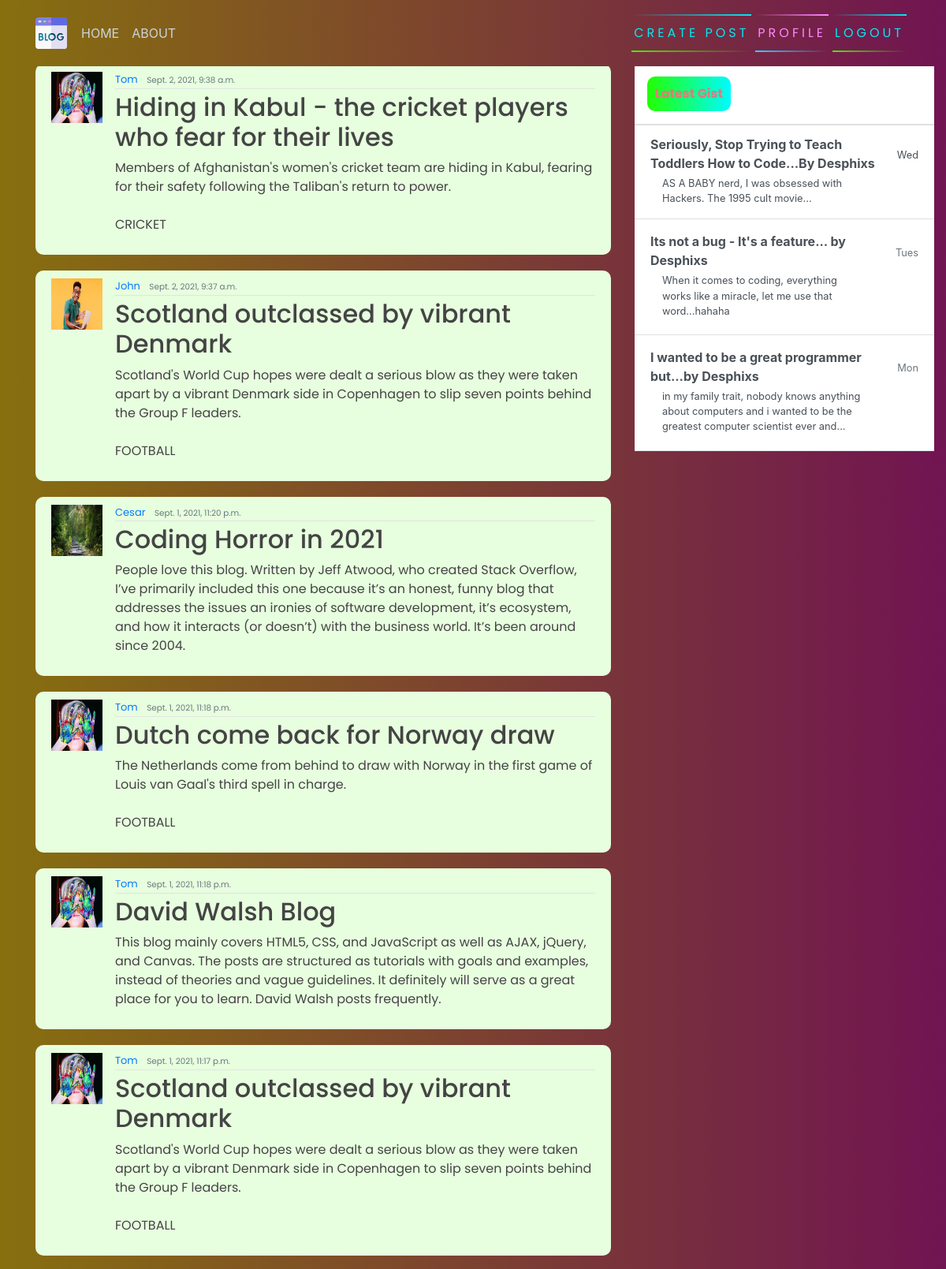
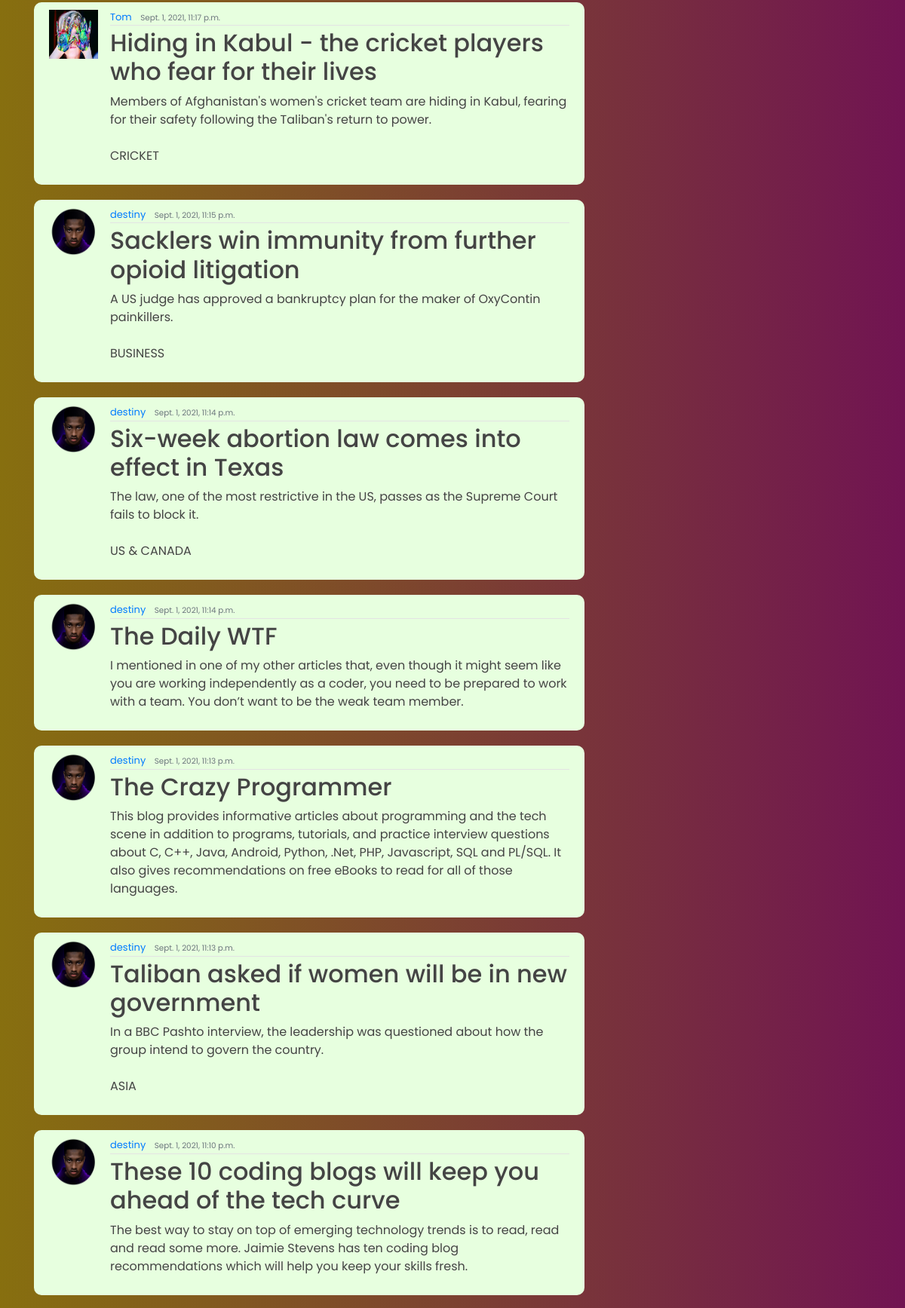
/ (signed in, upper part), run on the app's committed database (2 pictures, top to bottom).
### blog/models.py (models this page shows, shortened)
class Post(models.Model):
    title = models.CharField(max_length=200)
    content = models.TextField()
    date_posted = models.DateTimeField(default=timezone.now)
    author = models.ForeignKey(User, on_delete=models.CASCADE)

### users/models.py (models this page shows, shortened)
class Profile(models.Model):
    user = models.OneToOneField(User, on_delete=models.CASCADE)
    image = models.ImageField(default='default.jpg', upload_to='profile_pics')

### blog/views.py (the view)
# urls.py: path('', PostListView.as_view(), name="blog-home"),
class PostListView(LoginRequiredMixin, ListView):
    model = Post
    template_name = 'blog/home.html'
    context_object_name = 'posts'
    ordering = ["-date_posted"]

### blog/templates/blog/home.html
{% extends 'blog/base.html' %}
{% block content %}
    {% for posts in posts %}
        <article class="media content-section">
            <img class="rounded-cirlce article-img" src="{{ posts.author.profile.image.url }}" alt="">
            <div class="media-body">
              <div class="article-metadata">
                <a class="mr-2" href="#">{{ posts.author }}</a>
                <small class="text-muted">{{ posts.date_posted }}</small>
              </div>
              <h2><a class="article-title" href="{% url 'blog-detail' posts.id %}">{{ posts.title }}</a></h2>
              <p class="article-content">{{ posts.content }}</p>
            </div>
            <br>
          </article>
    {% endfor  %}
{% endblock content %}

### blog/templates/blog/base.html (shortened to what this page needs)
{% load static %}
<!DOCTYPE html>
<html>
<head>
    <link rel="stylesheet" href="https://maxcdn.bootstrapcdn.com/bootstrap/4.0.0/css/bootstrap.min.css">
    <link rel="stylesheet" href="{% static 'blog/main.css' %}">
</head>
<body>
    <header class="site-header">
      <nav class="navbar navbar-expand-md navbar-dark bg-steel fixed-top">
        <div class="container">
          <div class="collapse navbar-collapse" id="navbarToggle">
            <div class="navbar-nav mr-auto">
                {% if user.is_authenticated %}
              <a class="nav-item nav-link" href="{% url 'blog-home' %}">HOME</a>
              <a class="nav-item nav-link" href="{% url 'blog-about' %}">ABOUT</a>
            </div>
            <div class="navbar-nav">
                <a href="{% url 'blog-new' %}" id="auth-links">
                <span></span>
                <span></span>
                Create Post
            </a>
                <a href="{% url 'profile' %}" id="auth-links">
                <span></span>
                <span></span>
                Profile
            </a>
                <a href="{% url 'logout' %}" id="auth-links">
                <span></span>
                <span></span>
                Logout
            </a>
                {% endif %}
            </div>
          </div>
        </div>
      </nav>
    </header>
    <main role="main" class="container">
      <div class="row">
          <div class="col-md-8">
          </div>
        <div class="col-md-8">
           {% block content %}{% endblock %}
        </div>
        <div class="col-md-4">
          <div class="content-sectionw">
            <div class="d-flex flex-column align-items-stretch flex-shrink-0 bg-white" style="width: 380px;" style="padding-top: 120px;">
                <a id="list-group" style="text-decoration: none;" href="" class="d-flex align-items-center flex-shrink-0 p-3 link-dark text-decoration-none border-bottom">
                  <span class="fs-5 fw-semibold" id="gist-btn">Latest Gist</span>
                </a>
                <div class="list-group list-group-flush border-bottom scrollarea">
                  <a href="#" class="list-group-item list-group-item-action  lh-tight" aria-current="true">
                    <div class="d-flex w-100 align-items-center justify-content-between">
                      <strong class="mb-1">Seriously, Stop Trying to Teach Toddlers How to Code...By Desphixs
                    </strong>
                      <small>Wed</small>
                    </div>
                    <div class="col-10 mb-1 small">AS A BABY nerd, I was obsessed with Hackers. The 1995 cult movie... </div>
                  </a>
                  <a href="#" class="list-group-item list-group-item-action py-3 lh-tight">
                    <div class="d-flex w-100 align-items-center justify-content-between">
                      <strong class="mb-1">Its not a bug - It's a feature... by Desphixs</strong>
                      <small class="text-muted">Tues</small>
                    </div>
                    <div class="col-10 mb-1 small">When it comes to coding, everything works like a miracle, let me use that word...hahaha</div>
                  </a>
                  <a href="#" class="list-group-item list-group-item-action py-3 lh-tight">
                    <div class="d-flex w-100 align-items-center justify-content-between">
                      <strong class="mb-1">I wanted to be a great programmer but...by Desphixs</strong>
                      <small class="text-muted">Mon</small>
                    </div>
                    <div class="col-10 mb-1 small">in my family trait, nobody knows anything about computers and i wanted to be the greatest computer scientist ever and...</div>
                  </a>
                </div>
              </div>
          </div>
        </div>
      </div>
    </main>
</body>
</html>

### blog/static/blog/main.css (style rules this page uses)
body { background: linear-gradient(270deg, rgb(113, 20, 82) 0%, rgb(135, 111, 15) 100%); margin-top: 5rem; background-size: contain; background-repeat: no-repeat; }
h1, h2, h3, h4, h5, h6, p { color: #444444; font-family: 'Poppins', sans-serif; }
.bg-steel { background: linear-gradient(270deg, rgb(113, 20, 82) 0%, rgb(135, 111, 15) 100%); }
.site-header .navbar-nav .nav-link { color: #cbd5db; }
.content-section { background: #e7ffdf; padding: 10px 20px; border-radius: 10px; margin-bottom: 20px; }
.article-title { color: #444444; }
.article-content { white-space: pre-line; }
.article-img { height: 65px; width: 65px; margin-right: 16px; }
.article-metadata { font-family: 'Poppins', sans-serif; padding-bottom: 1px; margin-bottom: 4px; font-size: 13px; border-bottom: 1px solid #e3e3e3 }
svg { width: 50px; height: 50px; }
#auth-links { font-family: 'Poppins', sans-serif; position: relative; display: inline-block; padding: 12px 3px; margin: 10px 0; color: #03e9f4; text-decoration: none; text-transform: uppercase; transition: 0.5s; letter-spacing: 4px; overflow: hidden; margin-right: 5px; }
#auth-links:nth-child(2) { filter: hue-rotate(110deg); }
#auth-links span { position: absolute; display: block; }
#auth-links span:nth-child(1) { top: 0; left: 0; width: 100%; height: 2px; background: linear-gradient(90deg,transparent,#03e9f4); animation: animate1 1s linear infinite; }
#auth-links span:nth-child(3) { bottom: 0; right: 0; width: 100%; height: 2px; background: linear-gradient(270deg,transparent,#4ced06); animation: animate3 1s linear infinite; animation-delay: 0.50s; }
#gist-btn { color: rgb(108, 47, 47); background: linear-gradient(270deg, rgb(0, 251, 255) 0%, rgb(34, 255, 0) 100%); padding: 10px; color: rgb(227, 121, 121); font-family: 'Poppins', sans-serif; font-weight: bold; border-radius: 10px; }

### data on the page
Post: author.profile.image (picture), author "Tom", date_posted "Sept. 2, 2021, 9:38 a.m.", title "Hiding in Kabul - the cricket players who fear for their lives", content "Members of Afghanistan's women's cricket team are hiding in Kabul, fearing for their safety following the Taliban's return to power. CRICKET"
Post: author.profile.image (picture), author "John", date_posted "Sept. 2, 2021, 9:37 a.m.", title "Scotland outclassed by vibrant Denmark", content "Scotland's World Cup hopes were dealt a serious blow as they were taken apart by a vibrant Denmark side in Copenhagen to slip seven points behind the Group F leaders. FOOTBALL"
Post: author.profile.image (picture), author "Cesar", date_posted "Sept. 1, 2021, 11:20 p.m.", title "Coding Horror in 2021", content "People love this blog. Written by Jeff Atwood, who created Stack Overflow, I’ve primarily included this one because it’s an honest, funny blog that addresses the issues an ironies of software development, it’s ecosystem, and how it interacts (or doesn’t) with the business world. It’s been around since 2004."
Post: author.profile.image (picture), author "Tom", date_posted "Sept. 1, 2021, 11:18 p.m.", title "Dutch come back for Norway draw", content "The Netherlands come from behind to draw with Norway in the first game of Louis van Gaal's third spell in charge. FOOTBALL"
Post: author.profile.image (picture), author "Tom", date_posted "Sept. 1, 2021, 11:18 p.m.", title "David Walsh Blog", content "This blog mainly covers HTML5, CSS, and JavaScript as well as AJAX, jQuery, and Canvas. The posts are structured as tutorials with goals and examples, instead of theories and vague guidelines. It definitely will serve as a great place for you to learn. David Walsh posts frequently."
Post: author.profile.image (picture), author "Tom", date_posted "Sept. 1, 2021, 11:17 p.m.", title "Scotland outclassed by vibrant Denmark", content "Scotland's World Cup hopes were dealt a serious blow as they were taken apart by a vibrant Denmark side in Copenhagen to slip seven points behind the Group F leaders. FOOTBALL"
Post: author.profile.image (picture), author "Tom", date_posted "Sept. 1, 2021, 11:17 p.m.", title "Hiding in Kabul - the cricket players who fear for their lives", content "Members of Afghanistan's women's cricket team are hiding in Kabul, fearing for their safety following the Taliban's return to power. CRICKET"
Post: author.profile.image (picture), author "destiny", date_posted "Sept. 1, 2021, 11:15 p.m.", title "Sacklers win immunity from further opioid litigation", content "A US judge has approved a bankruptcy plan for the maker of OxyContin painkillers. BUSINESS"
Post: author.profile.image (picture), author "destiny", date_posted "Sept. 1, 2021, 11:14 p.m.", title "Six-week abortion law comes into effect in Texas", content "The law, one of the most restrictive in the US, passes as the Supreme Court fails to block it. US & CANADA"
Post: author.profile.image (picture), author "destiny", date_posted "Sept. 1, 2021, 11:14 p.m.", title "The Daily WTF", content "I mentioned in one of my other articles that, even though it might seem like you are working independently as a coder, you need to be prepared to work with a team. You don’t want to be the weak team member."
Post: author.profile.image (picture), author "destiny", date_posted "Sept. 1, 2021, 11:13 p.m.", title "The Crazy Programmer", content "This blog provides informative articles about programming and the tech scene in addition to programs, tutorials, and practice interview questions about C, C++, Java, Android, Python, .Net, PHP, Javascript, SQL and PL/SQL. It also gives recommendations on free eBooks to read for all of those languages."
Post: author.profile.image (picture), author "destiny", date_posted "Sept. 1, 2021, 11:13 p.m.", title "Taliban asked if women will be in new government", content "In a BBC Pashto interview, the leadership was questioned about how the group intend to govern the country. ASIA"
Post: author.profile.image (picture), author "destiny", date_posted "Sept. 1, 2021, 11:10 p.m.", title "These 10 coding blogs will keep you ahead of the tech curve", content "The best way to stay on top of emerging technology trends is to read, read and read some more. Jaimie Stevens has ten coding blog recommendations which will help you keep your skills fresh."
